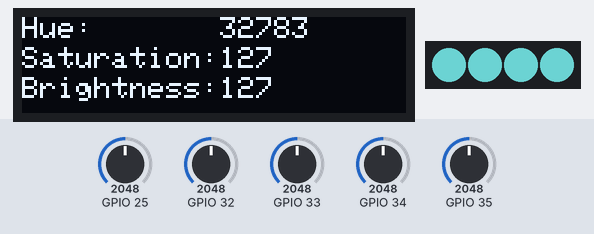
A sketch run on a simulated ESP32. Parts: 128×32 one-colour display, 4 RGB LEDs in strip order, left to right. Inputs (shaded band) come from the test bench; at power-on: GPIO 32 = 2048, GPIO 33 = 2048, GPIO 25 = 2048, GPIO 34 = 2048, GPIO 35 = 2048. Dim RGB values are drawn brighter than linear; the strip is taken to match the declared colour order.

Above: at 2.2 s.
2.3 s: GPIO 32 set to 104
3.8 s: GPIO 32 set to 94
At 4.6 s:
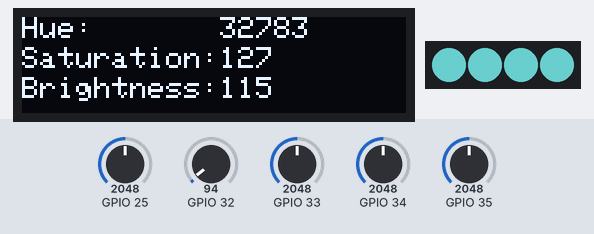
5.4 s: GPIO 33 set to 108
7.1 s: GPIO 33 set to 92
At 8.7 s:
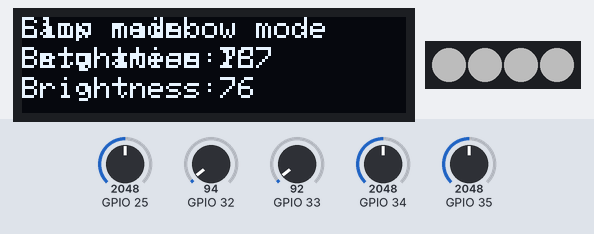
9.8 s: GPIO 25 set to 2866
At 11.9 s:
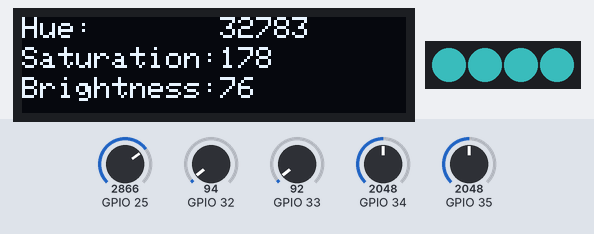
12.8 s: GPIO 34 set to 2866
At 14.2 s:
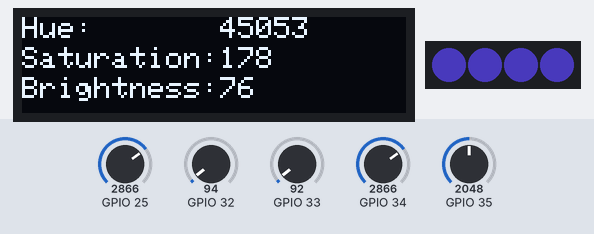
Timing chart, 0 to 16.8 s (numbered marks = the images above; inputs shaded):
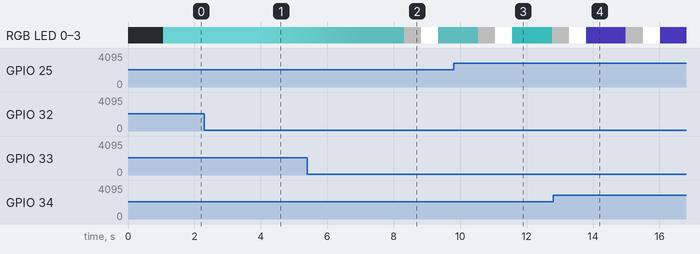

The sketch:

RGB_Lamp_without_ESP_NOW.ino
```cpp
//RGB_Lamp_without_ESP_NOW
//Developed by Maxim Bortnikov
//For more information and for the schematics please visit
//https://github.com/Northstrix/Smart-RGB-lamp-controlled-via-ESP-NOW
#include<Adafruit_NeoPixel.h>
#include <SPI.h>
#include <Wire.h>
#include <Adafruit_GFX.h>
#include <Adafruit_SSD1306.h>

#define SCREEN_WIDTH 128 // OLED display width, in pixels
#define SCREEN_HEIGHT 32 // OLED display height, in pixels
#define LED_PIN 13 // WS2812 data pin
#define LED_COUNT 4 // Number of LEDs
Adafruit_NeoPixel strip(LED_COUNT, LED_PIN, NEO_RGB + NEO_KHZ800);
#define OLED_RESET     16 // Reset pin # (or -1 if sharing Arduino reset pin)
#define SCREEN_ADDRESS 0x3C ///< See datasheet for Address; 0x3D for 128x64, 0x3C for 128x32
Adafruit_SSD1306 display(SCREEN_WIDTH, SCREEN_HEIGHT, &Wire, OLED_RESET);
int huemsb; // Rough adjustment of hue
int huelsb; // Precise adjustment of hue
int br = 127; // Default brightness (0 - 0%; 127 - 50%; 255-100%)
int sat; // Saturation
int c = 0; // Mode
int dd = 50; // Debounce delay for brightness buttons

void rainbow(int sat, int br){
  display.setTextSize(1);
  display.setTextColor(WHITE);
  display.setCursor(0,0);
  display.println("Rainbow mode");
  display.setCursor(0,10);
  display.println("Saturation:");
  display.setCursor(66,10);
  display.println(sat);
  display.setCursor(0,20);
  display.println("Brightness:");
  display.setCursor(66,20);
  display.println(br);
  display.display();
  for(int i = 0; i< 65536; i++){
  uint32_t stcolor = strip.ColorHSV(i, sat, br);
    if ((analogRead(33)<100) && (analogRead(32)<100)){
      delay(300);
    if ((analogRead(33)<100) && (analogRead(32)<100)){
      c++;
      return;
    }
  }
  strip.fill(stcolor);
  strip.show();
  }
}

void slow_rainbow(int sat, int br){
  display.clearDisplay();
  delay(1);
  display.setTextSize(1);
  display.setTextColor(WHITE);
  display.setCursor(0,0);
  display.println("Slow rainbow mode");
  display.setCursor(0,10);
  display.println("Saturation:");
  display.setCursor(66,10);
  display.println(sat);
  display.setCursor(0,20);
  display.println("Brightness:");
  display.setCursor(66,20);
  display.println(br);
  display.display();
  for(int i = 0; i< 65536; i++){
  uint32_t stcolor = strip.ColorHSV(i, sat, br);
  delay(54);
    if ((analogRead(33)<100) && (analogRead(32)<100)){
      delay(300);
    if ((analogRead(33)<100) && (analogRead(32)<100)){
      c++;
      return;
    }
  }
  strip.fill(stcolor);
  strip.show();
  }
}

void setup() {
  Serial.begin(115200);
  display.begin(SSD1306_SWITCHCAPVCC, 0x3c);
  display.clearDisplay();
  display.display();
  delay(1000);
  strip.begin();
  strip.show();
}

void loop() {
  huemsb = analogRead(34);
  huelsb = analogRead(35);
  sat = analogRead(25);
  display.clearDisplay();
  if (huemsb > 0)
  huemsb = (huemsb+1)*15;
  if (sat > 0)
  sat = (sat + 1)/16 - 1;

  if ((analogRead(32)<100) && (analogRead(33)>100)){
    delay(dd);
    if ((analogRead(32)<100) && (analogRead(33)>100))
    br --;
  }
  if ((analogRead(33)<100) && (analogRead(32)>100)){
    delay(dd);
    if ((analogRead(33)<100) && (analogRead(32)>100))
    br ++;
  }

  if ((analogRead(33)<100) && (analogRead(32)<100)){
      delay(500);
    if ((analogRead(33)<100) && (analogRead(32)<100)){
      c++;
      if (c == 5)
      c = 0;
    }
  }

  if (br > 255)
  br = 255;

  if (br < 0)
  br = 0;

  if (c == 0){
  display.setTextSize(1);
  display.setTextColor(WHITE);
  display.setCursor(0,0);
  display.println("Hue:");
  display.setCursor(66,0);
  display.println(huemsb + huelsb);
  display.setCursor(0,10);
  display.println("Saturation:");
  display.setCursor(66,10);
  display.println(sat);
  display.setCursor(0,20);
  display.println("Brightness:");
  display.setCursor(66,20);
  display.println(br);
  display.display();

  uint32_t stcolor = strip.ColorHSV(huemsb + huelsb, sat, br);
  strip.fill(stcolor);
  strip.show();
  }

  if (c == 1){
  rainbow(sat,br);
  }

  if (c == 2){
  slow_rainbow(sat,br);
  }

  if (c == 3){
  display.setTextSize(1);
  display.setTextColor(WHITE);
  display.setCursor(0,0);
  display.println("Lamp mode");
  display.setCursor(0,10);
  display.println("Brightness:");
  display.setCursor(66,10);
  display.println(br);
  display.display();
  strip.setBrightness(br);
  uint32_t color = strip.Color(255, 255, 255);
  strip.fill(color, 0, LED_COUNT);
  strip.show();
  }

  if (c == 4){
  display.setTextSize(1);
  display.setTextColor(WHITE);
  display.setCursor(0,0);
  display.println("Shining moon mode");
  display.setCursor(0,10);
  display.println("Attention! This mode");
  display.setCursor(0,20);
  display.println("can damage your strip");
  display.display();
  strip.setBrightness(255);
  uint32_t color = strip.Color(255, 255, 255);
  strip.fill(color, 0, LED_COUNT);
  strip.show();
  }

}
```

Measured:
- the behaviour switches between 100 and 99 on GPIO 32 (found by bisection; images 0 and 1)
- the behaviour switches between 100 and 99 on GPIO 33 (found by bisection; images 1 and 2)
- after the input at 2.3 s, every drawn part: stays the same
- after the input at 3.8 s, the display: first changes after 0.07 s (image 1 shows a later state)
- after the input at 7.1 s, the display: first changes after 0.54 s (image 2 shows a later state)
- what the display in image 2 shows lasts 0.5 s, from 8.3 s to 8.8 s
